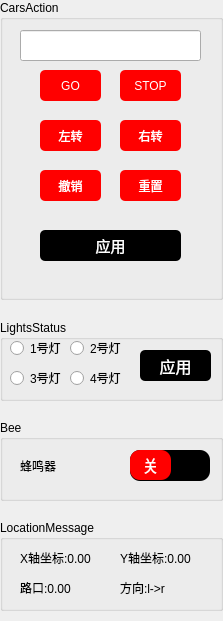
<?xml version="1.0" encoding="UTF-8"?>
<ui version="4.0">
 <class>CarControllBoard</class>
 <widget class="QWidget" name="CarControllBoard">
  <property name="geometry">
   <rect>
    <x>0</x>
    <y>0</y>
    <width>223</width>
    <height>621</height>
   </rect>
  </property>
  <property name="sizePolicy">
   <sizepolicy hsizetype="Preferred" vsizetype="Preferred">
    <horstretch>0</horstretch>
    <verstretch>0</verstretch>
   </sizepolicy>
  </property>
  <property name="minimumSize">
   <size>
    <width>223</width>
    <height>621</height>
   </size>
  </property>
  <property name="windowTitle">
   <string>Form</string>
  </property>
  <widget class="QGroupBox" name="carsActionGbx">
   <property name="geometry">
    <rect>
     <x>0</x>
     <y>0</y>
     <width>223</width>
     <height>300</height>
    </rect>
   </property>
   <property name="styleSheet">
    <string notr="true"/>
   </property>
   <property name="title">
    <string>CarsAction</string>
   </property>
   <widget class="QPushButton" name="pushButton">
    <property name="geometry">
     <rect>
      <x>40</x>
      <y>70</y>
      <width>61</width>
      <height>31</height>
     </rect>
    </property>
    <property name="styleSheet">
     <string notr="true">background-color: rgb(255, 0, 0);
border-color: rgb(0, 0, 0);
color: rgb(255, 255, 255);
border-radius:5px;
border:solid 2px black;</string>
    </property>
    <property name="text">
     <string>GO</string>
    </property>
   </widget>
   <widget class="QLineEdit" name="lineEdit">
    <property name="geometry">
     <rect>
      <x>20</x>
      <y>30</y>
      <width>181</width>
      <height>31</height>
     </rect>
    </property>
    <property name="readOnly">
     <bool>true</bool>
    </property>
   </widget>
   <widget class="QPushButton" name="pushButton_2">
    <property name="geometry">
     <rect>
      <x>120</x>
      <y>70</y>
      <width>61</width>
      <height>31</height>
     </rect>
    </property>
    <property name="styleSheet">
     <string notr="true">background-color: rgb(255, 0, 0);
border-color: rgb(0, 0, 0);
color: rgb(255, 255, 255);
border-radius:5px;</string>
    </property>
    <property name="text">
     <string>STOP</string>
    </property>
   </widget>
   <widget class="QPushButton" name="pushButton_3">
    <property name="geometry">
     <rect>
      <x>40</x>
      <y>120</y>
      <width>61</width>
      <height>31</height>
     </rect>
    </property>
    <property name="styleSheet">
     <string notr="true">background-color: rgb(255, 0, 0);
border-color: rgb(0, 0, 0);
color: rgb(255, 255, 255);
border-radius:5px;
border:solid 2px black;</string>
    </property>
    <property name="text">
     <string>左转</string>
    </property>
   </widget>
   <widget class="QPushButton" name="pushButton_4">
    <property name="geometry">
     <rect>
      <x>120</x>
      <y>120</y>
      <width>61</width>
      <height>31</height>
     </rect>
    </property>
    <property name="styleSheet">
     <string notr="true">background-color: rgb(255, 0, 0);
border-color: rgb(0, 0, 0);
color: rgb(255, 255, 255);
border-radius:5px;</string>
    </property>
    <property name="text">
     <string>右转</string>
    </property>
   </widget>
   <widget class="QPushButton" name="pushButton_5">
    <property name="geometry">
     <rect>
      <x>40</x>
      <y>170</y>
      <width>61</width>
      <height>31</height>
     </rect>
    </property>
    <property name="styleSheet">
     <string notr="true">background-color: rgb(255, 0, 0);
border-color: rgb(0, 0, 0);
color: rgb(255, 255, 255);
border-radius:5px;
border:solid 2px black;</string>
    </property>
    <property name="text">
     <string>撤销</string>
    </property>
   </widget>
   <widget class="QPushButton" name="pushButton_6">
    <property name="geometry">
     <rect>
      <x>120</x>
      <y>170</y>
      <width>61</width>
      <height>31</height>
     </rect>
    </property>
    <property name="styleSheet">
     <string notr="true">background-color: rgb(255, 0, 0);
border-color: rgb(0, 0, 0);
color: rgb(255, 255, 255);
border-radius:5px;</string>
    </property>
    <property name="text">
     <string>重置</string>
    </property>
   </widget>
   <widget class="QPushButton" name="pushButton_7">
    <property name="geometry">
     <rect>
      <x>40</x>
      <y>230</y>
      <width>141</width>
      <height>31</height>
     </rect>
    </property>
    <property name="font">
     <font>
      <family>微软雅黑</family>
      <pointsize>11</pointsize>
     </font>
    </property>
    <property name="styleSheet">
     <string notr="true">color: rgb(255, 255, 255);
background-color: rgb(0, 0, 0);
border-radius:5px;</string>
    </property>
    <property name="text">
     <string>应用</string>
    </property>
   </widget>
  </widget>
  <widget class="QGroupBox" name="lightsStatusGbx">
   <property name="geometry">
    <rect>
     <x>0</x>
     <y>320</y>
     <width>223</width>
     <height>81</height>
    </rect>
   </property>
   <property name="styleSheet">
    <string notr="true"/>
   </property>
   <property name="title">
    <string>LightsStatus</string>
   </property>
   <widget class="QPushButton" name="pushButton_14">
    <property name="geometry">
     <rect>
      <x>40</x>
      <y>230</y>
      <width>141</width>
      <height>31</height>
     </rect>
    </property>
    <property name="styleSheet">
     <string notr="true">color: rgb(255, 255, 255);
background-color: rgb(0, 0, 0);
border-radius:5px;</string>
    </property>
    <property name="text">
     <string>Apply</string>
    </property>
   </widget>
   <widget class="QPushButton" name="pushButton_8">
    <property name="geometry">
     <rect>
      <x>140</x>
      <y>30</y>
      <width>71</width>
      <height>31</height>
     </rect>
    </property>
    <property name="font">
     <font>
      <family>微软雅黑</family>
      <pointsize>12</pointsize>
     </font>
    </property>
    <property name="styleSheet">
     <string notr="true">color: rgb(255, 255, 255);
background-color: rgb(0, 0, 0);
border-radius:5px;</string>
    </property>
    <property name="text">
     <string>应用</string>
    </property>
   </widget>
   <widget class="QRadioButton" name="radioButton">
    <property name="geometry">
     <rect>
      <x>10</x>
      <y>20</y>
      <width>51</width>
      <height>16</height>
     </rect>
    </property>
    <property name="text">
     <string>1号灯</string>
    </property>
   </widget>
   <widget class="QRadioButton" name="radioButton_2">
    <property name="geometry">
     <rect>
      <x>70</x>
      <y>20</y>
      <width>51</width>
      <height>16</height>
     </rect>
    </property>
    <property name="text">
     <string>2号灯</string>
    </property>
   </widget>
   <widget class="QRadioButton" name="radioButton_3">
    <property name="geometry">
     <rect>
      <x>10</x>
      <y>50</y>
      <width>51</width>
      <height>16</height>
     </rect>
    </property>
    <property name="text">
     <string>3号灯</string>
    </property>
   </widget>
   <widget class="QRadioButton" name="radioButton_4">
    <property name="geometry">
     <rect>
      <x>70</x>
      <y>50</y>
      <width>51</width>
      <height>16</height>
     </rect>
    </property>
    <property name="text">
     <string>4号灯</string>
    </property>
   </widget>
  </widget>
  <widget class="QGroupBox" name="beeGbx">
   <property name="geometry">
    <rect>
     <x>0</x>
     <y>420</y>
     <width>223</width>
     <height>81</height>
    </rect>
   </property>
   <property name="styleSheet">
    <string notr="true"/>
   </property>
   <property name="title">
    <string>Bee</string>
   </property>
   <widget class="QPushButton" name="pushButton_16">
    <property name="geometry">
     <rect>
      <x>40</x>
      <y>230</y>
      <width>141</width>
      <height>31</height>
     </rect>
    </property>
    <property name="styleSheet">
     <string notr="true">color: rgb(255, 255, 255);
background-color: rgb(0, 0, 0);
border-radius:5px;</string>
    </property>
    <property name="text">
     <string>Apply</string>
    </property>
   </widget>
   <widget class="QLabel" name="label">
    <property name="geometry">
     <rect>
      <x>20</x>
      <y>40</y>
      <width>54</width>
      <height>12</height>
     </rect>
    </property>
    <property name="text">
     <string>蜂鸣器</string>
    </property>
   </widget>
   <widget class="QGroupBox" name="switchGbx">
    <property name="geometry">
     <rect>
      <x>130</x>
      <y>30</y>
      <width>80</width>
      <height>31</height>
     </rect>
    </property>
    <property name="layoutDirection">
     <enum>Qt::RightToLeft</enum>
    </property>
    <property name="styleSheet">
     <string notr="true">background-color: black;
color:white;
border-radius:10px;</string>
    </property>
    <property name="title">
     <string/>
    </property>
    <property name="alignment">
     <set>Qt::AlignCenter</set>
    </property>
    <widget class="QPushButton" name="pushButton_10">
     <property name="geometry">
      <rect>
       <x>0</x>
       <y>0</y>
       <width>41</width>
       <height>30</height>
      </rect>
     </property>
     <property name="font">
      <font>
       <family>微软雅黑</family>
       <pointsize>12</pointsize>
      </font>
     </property>
     <property name="layoutDirection">
      <enum>Qt::LeftToRight</enum>
     </property>
     <property name="styleSheet">
      <string notr="true">color: white;
background-color: rgb(255, 0, 0);
border-radius:10px;</string>
     </property>
     <property name="text">
      <string>关</string>
     </property>
    </widget>
   </widget>
  </widget>
  <widget class="QGroupBox" name="locationMsgGbx">
   <property name="geometry">
    <rect>
     <x>0</x>
     <y>520</y>
     <width>223</width>
     <height>91</height>
    </rect>
   </property>
   <property name="title">
    <string>LocationMessage</string>
   </property>
   <widget class="QLabel" name="label_2">
    <property name="geometry">
     <rect>
      <x>20</x>
      <y>30</y>
      <width>81</width>
      <height>16</height>
     </rect>
    </property>
    <property name="text">
     <string>X轴坐标:0.00</string>
    </property>
   </widget>
   <widget class="QLabel" name="label_3">
    <property name="geometry">
     <rect>
      <x>120</x>
      <y>30</y>
      <width>81</width>
      <height>16</height>
     </rect>
    </property>
    <property name="text">
     <string>Y轴坐标:0.00</string>
    </property>
   </widget>
   <widget class="QLabel" name="label_4">
    <property name="geometry">
     <rect>
      <x>20</x>
      <y>60</y>
      <width>81</width>
      <height>16</height>
     </rect>
    </property>
    <property name="text">
     <string>路口:0.00</string>
    </property>
   </widget>
   <widget class="QLabel" name="label_5">
    <property name="geometry">
     <rect>
      <x>120</x>
      <y>60</y>
      <width>81</width>
      <height>16</height>
     </rect>
    </property>
    <property name="text">
     <string>方向:l-&gt;r</string>
    </property>
   </widget>
  </widget>
 </widget>
 <resources/>
 <connections/>
</ui>
